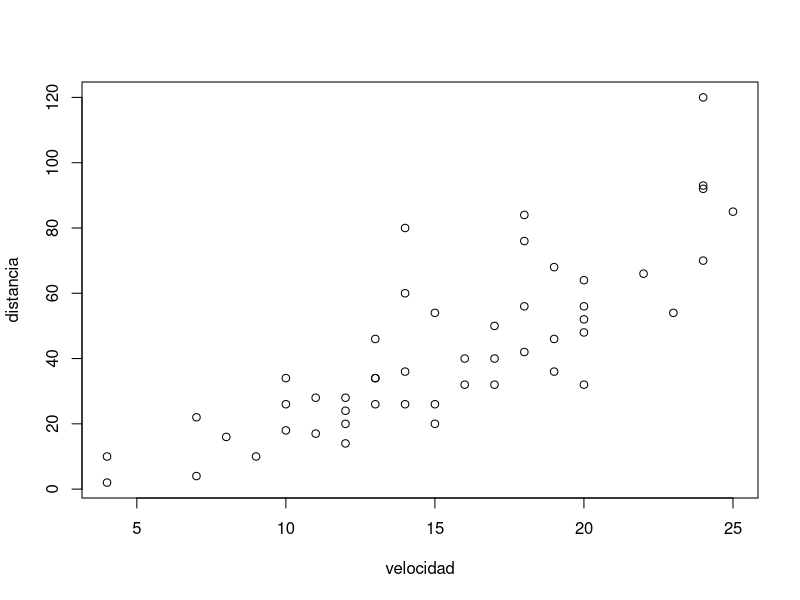

The R source for this figure:
## ---- chunk 1
5*3+6

5*(3+6)

## ---- chunk 2
A <- 1
## ---- chunk 3
A 
A+6
## ---- chunk 4
B = 2
B
## ---- chunk 5
A <- B
A      # Ahora A toma el valor de B, y B continúa conservando el mismo valor
B
## ---- chunk 6
    Sys.Date()
## ---- chunk 7
    head(mtcars)
## ---- chunk 8

    # asignación variables
    velocidad <- cars$speed
    distancia <- cars$dist

    # crear un gráfico de tipo scatter plot (diagrama de dispersión )
    plot(velocidad, distancia)
     

## ---- chunk 9
paste("Pega", "estas", 4, "palabras", sep = " ")

#Puedo concatenar caracteres almacenados en objetos
A= 'nombre'
B= 'apellido'
C= 'ciudad'
paste(A, B, C, sep = "**")

# Paste0 pega los caracteres sin separador
paste0(A, B, C)

1:5

sum(1:5)

mean(1:5, na.rm = TRUE)
## ---- chunk 10
x=10
is.numeric(x)

## ---- chunk 11
x <- 2

class(x)

## ---- chunk 12
y <- 2L
y
class(y)
## ---- chunk 13
x <- 2.7
class(x)
y <- 3L
class(y)


## ---- chunk 14
# Redefinimos los valores A y B
A <- 10
B <- 20

# Realizamos comparaciones lógicas
A >  B
A >= B
A <  B
A <= B
A == B
A != B

C <- A != B
C
## ---- chunk 15
x <- 2.7
y <-3L
z <- x==y
z
class(z)

## ---- chunk 16
TRUE*4
FALSE*2

## ---- chunk 17
# dos es igual a 3?
2==3

# dos es distinto de tres? (tener presente que el ! 
# precediendo al igual quiere decir que es lo inverso 
# al igual, es decir, distinto)
2!=3
#dos es menor que tres?
2<3

## ---- chunk 18
#juan es igual a pedro? (hablamos del texto)
'juan'=='pedro'

# el texto jose es igual a jose?
'jose'=='jose'

#dos es igual a dos?
2==2

## ---- chunk 19
# a es menor que b?
'a'<'b'

# a es mayor que 8?
'a'>8

# a es igual a 1?
'a'==1

## ---- chunk 20
nombre <- 'jose miguel'
no_es_numero <- '2'
no_es_numero
class(no_es_numero)


nchar(x)

## ---- chunk 21
nchar('hola')

nchar(5)

nchar(1532)



## ---- chunk 22
fecha1 <- as.Date('2020-01-31')
fecha1

class(fecha1)

as.numeric(fecha1)


## ---- chunk 23
fecha2 <- as.POSIXct('2020-01-31 11:15')
fecha2
as.numeric(fecha2)
class(fecha2)
## ---- chunk 24
numeros <- c(1,2,5,7)
numeros
class(numeros)
textos <- c('juan','eliana','maria')
class(textos)
textos
logicos <- c(TRUE, FALSE, TRUE)
class(logicos)
is.numeric(numeros)
is.logical(textos)
is.character(textos)

## ---- chunk 25

unico <- c('aula')
unico
class(unico)

errado <- c('texto', 1)
errado
class(errado)
## ---- chunk 26


errado <- c('texto', 1)
errado
class(errado)
#aplicó la coercion
